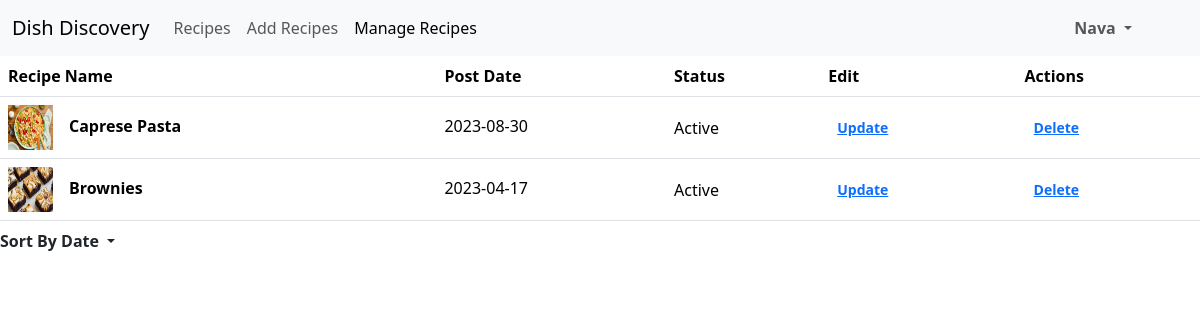
Screenshot of /chef_world/manage-recipes.php (signed in) with the database file from the repository.
### tables this page shows
CREATE TABLE `chef_table` (
  `chefid` varchar(30) NOT NULL,
  `fname` varchar(30) DEFAULT NULL,
  `lname` varchar(30) DEFAULT NULL,
  `email` varchar(30) DEFAULT NULL,
  `mobileno` varchar(30) DEFAULT NULL,
  `pic` varchar(100) DEFAULT NULL,
  `cuisinetype` varchar(40) DEFAULT NULL,
  `gender` varchar(30) DEFAULT NULL,
  `pass` varchar(30) DEFAULT NULL
);

CREATE TABLE `recipe_table` (
  `recipeid` varchar(30) NOT NULL,
  `chefid` varchar(30) DEFAULT NULL,
  `recipename` varchar(100) DEFAULT NULL,
  `preparationtime` varchar(50) DEFAULT NULL,
  `postdate` date DEFAULT NULL,
  `pic` varchar(50) DEFAULT NULL,
  `cuisinetype` varchar(40) DEFAULT NULL,
  `description` longtext DEFAULT NULL,
  `ingredients` longtext DEFAULT NULL,
  `steps` longtext DEFAULT NULL,
  `status` int(11) DEFAULT 0
);

### chef_world/manage-recipes.php (the view, shortened to what this page needs)
<!DOCTYPE html>
<html lang="en">
<head>
    <link href="https://cdn.jsdelivr.net/npm/bootstrap@5.3.1/dist/css/bootstrap.min.css" rel="stylesheet"
>
</head>
<body>
    <nav class="navbar navbar-expand-lg bg-light">
        <div class="container-fluid">
            <a class="navbar-brand" href="chef_home.php">Dish Discovery</a>
            <div class="collapse navbar-collapse" id="navbarSupportedContent">
                <ul class="navbar-nav me-auto mb-2 mb-lg-0">
                    <li class="nav-item">
                        <a class="nav-link" aria-current="page" href="chef_home.php">Recipes</a>
                    </li>
                    <li class="nav-item">
                        <a class="nav-link" href="add_recipes.php">Add Recipes</a>
                    </li>
                    <li class="nav-item">
                        <a class="nav-link active" href="manage-recipes.php">Manage Recipes</a>
                    </li>
                </ul>
                <div class="d-flex" role="search">
                    <ul class="navbar-nav me-5">
                        <li class="nav-item dropdown btn-outline-success ">
                            <a class="nav-link dropdown-toggle btn " href="#" role="button" data-bs-toggle="dropdown"
                                aria-expanded="false">
                                <?php
                                include("../connection.php");
                                $chefid=$_SESSION['user_id'];
                                $sql="select lname from chef_table where chefid='$chefid'";
                                 $r=mysqli_query($con,$sql);
                                $row=mysqli_fetch_assoc($r);
                                $lname=$row['lname'];
                                echo "<b>$lname</b>";
                                ?>
                            </a>
                        </li>
                    </ul>
                </div>
            </div>
        </div>
    </nav>
    <table class="table align-middle mb-0 bg-white">
        <thead class="bg-light">
            <tr>
                <th>Recipe Name</th>
                <th>Post Date</th>
                <th>Status</th>
                <th>Edit</th>
                <th>Actions</th>
            </tr>
        </thead>
        <tbody>
            <?php
    if(isset($_GET['LtoO']) and $_GET['LtoO']=="click") {
        include("../connection.php");
        $chefid=$_SESSION['user_id'];
        $sql = "SELECT recipeid,postdate,pic, recipename FROM recipe_table where chefid='$chefid'ORDER BY postdate DESC;";
        $r = mysqli_query($con, $sql);
        if(mysqli_num_rows($r) > 0){
            while($row = mysqli_fetch_array($r))
            {
                $recipeid=$row['recipeid'];
                $pic = $row['pic'];
                $recipename = $row['recipename'];
                $postdate = $row['postdate'];
                $preparationtime = $row['preparationtime'];
                $cuisinetype=$row['cuisinetype'];
                $description=$row['description'];
                $ingredients=$row['ingredients'];
                $steps=$row['steps'];
                echo "<tr>";
                echo "    <td>";
                echo "        <div class='d-flex align-items-center'>";
                echo "            <img src='../images/recipe_images/$pic' alt='' style='width: 45px; height: 45px' />";
                echo "            <div class='ms-3'>";
                echo "                <p class='fw-bold mb-1'>$recipename</p>";
                echo "            </div>";
                echo "        </div>";
                echo "    </td>";
                echo "    <td>";
                echo "        <p class='fw-normal mb-1'>$postdate</p>";
                echo "    </td>";
                echo "    <td>";
                echo "        <span class='rounded-pill d-inline'>Acive</span>";
                echo "    </td>";
                echo "    <td>";
                echo "            <a class='btn btn-link btn-rounded btn-sm fw-bold' href='update_recipe.php?recipeid=$recipeid'>Update</a>";
                echo "    </td>";
                echo "    <td>";
                echo "<a class='btn btn-link btn-rounded btn-sm fw-bold' href='chef_delete_recipe.php?recipeid=$recipeid'>Delete</a>";
                echo "    </td>";
                echo "</tr>";
            }
        }
    }
    else{
        include("../connection.php");
    $chefid=$_SESSION['user_id'];
    $sql = "SELECT recipeid,postdate,pic,preparationtime,recipename,status FROM recipe_table where chefid='$chefid'";
    $r = mysqli_query($con, $sql);
    if(mysqli_num_rows($r) > 0){
        while($row = mysqli_fetch_array($r))
        {
            $recipeid=$row['recipeid'];
            $pic = $row['pic'];
            $recipename = $row['recipename'];
            $postdate = $row['postdate'];
            $status = $row['status'];
            echo "<tr>";
            echo "    <td>";
            echo "        <div class='d-flex align-items-center'>";
            echo "            <img src='../images/recipe_images/$pic' alt='' style='width: 45px; height: 45px' />";
            echo "            <div class='ms-3'>";
            echo "                <p class='fw-bold mb-1'>$recipename</p>";
            echo "            </div>";
            echo "        </div>";
            echo "    </td>";
            echo "    <td>";
            echo "        <p class='fw-normal mb-1'>$postdate</p>";
            echo "    </td>";
            echo "    <td>";
            echo "        <span class='rounded-pill d-inline'>";
            if($status==1){
                echo "Active";
            }
            else{
                echo "Pending";
            }
            echo "</span>";
            echo " </td>";
            echo " <td>";
                echo " <a class='btn btn-link btn-rounded btn-sm fw-bold'
                    href='update_recipe.php?recipeid=$recipeid'>Update</a>";
                echo " </td>";
            echo " <td>";
                echo "<a class='btn btn-link btn-rounded btn-sm fw-bold'
                    href='chef_delete_recipe.php?recipeid=$recipeid'>Delete</a>";
                echo " </td>";
            echo "</tr>";
            }
            }
            }
            ?>
        </tbody>
    </table>
    <div style="width:100px;">
        <ul class="navbar-nav me-5>
        <li class=" nav-item dropdown btn-outline-success ">
            <a class=" nav-link dropdown-toggle btn " href=" #" role="button" data-bs-toggle="dropdown"
            aria-expanded="false">
            <b>Sort By Date</b>
            </a>
        </ul>
    </div>
</body>
</html>

### rows the page displays
chef_table: lname "Nava"
recipe_table: pic (picture), recipename "Caprese Pasta", postdate "2023-08-30", status "Active"
recipe_table: pic (picture), recipename "Brownies", postdate "2023-04-17", status "Active"
